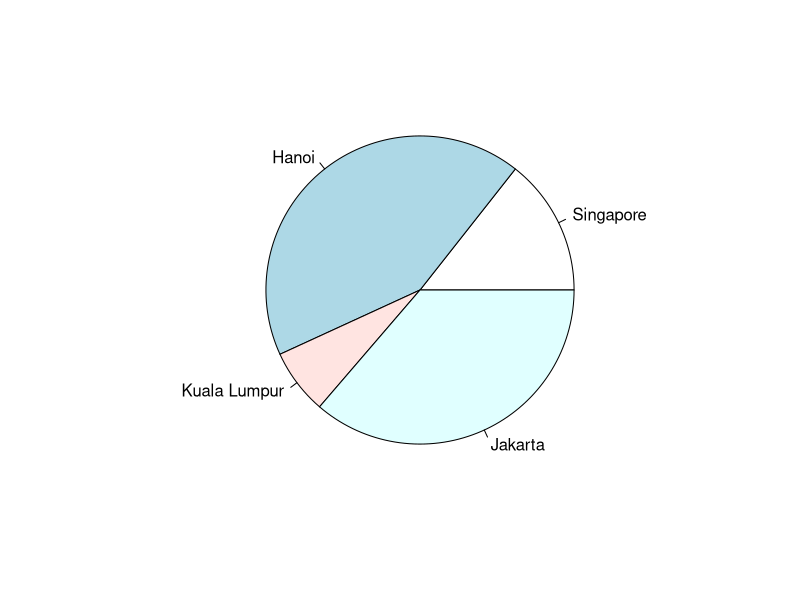
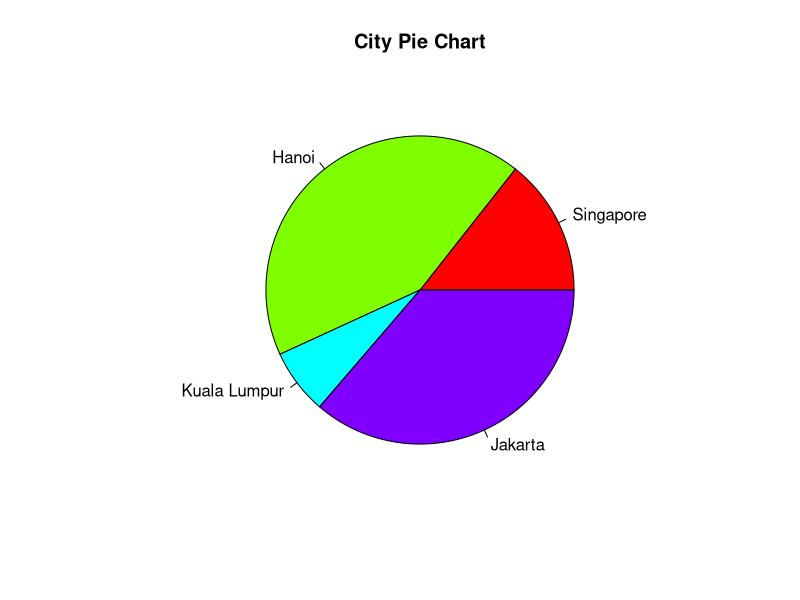
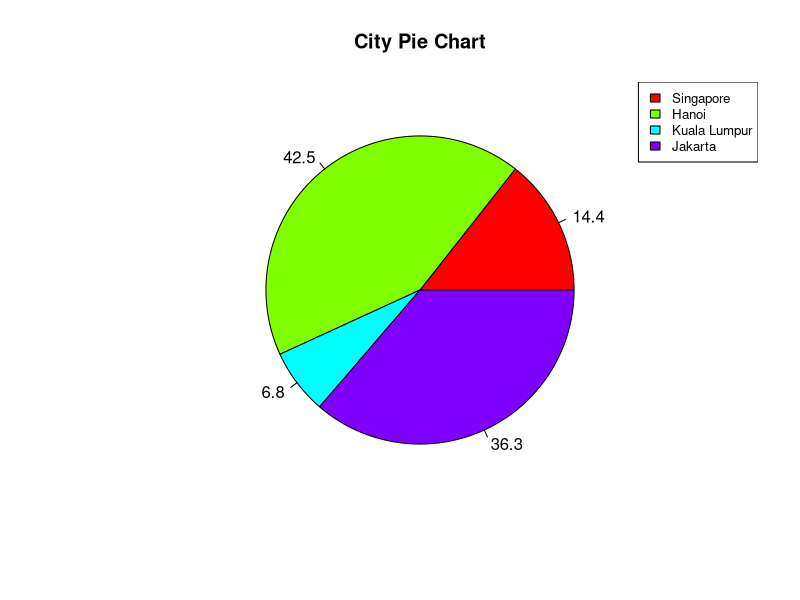
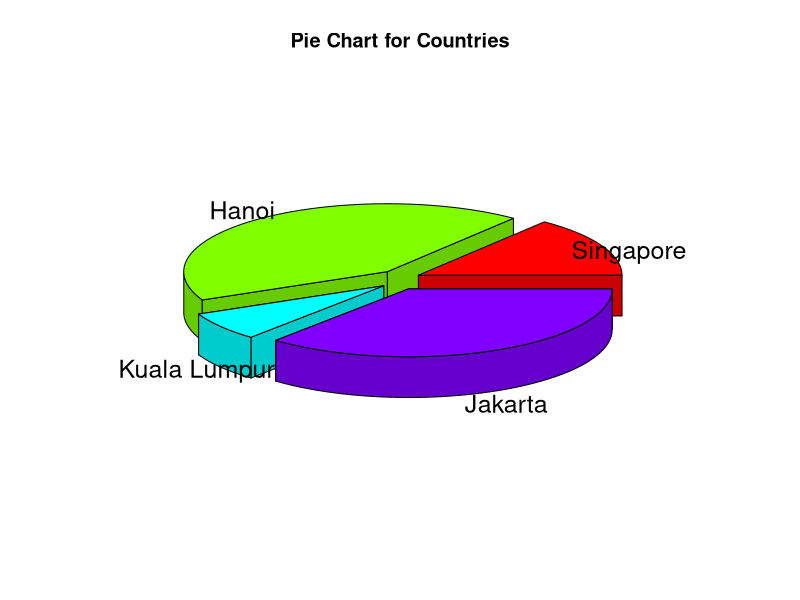
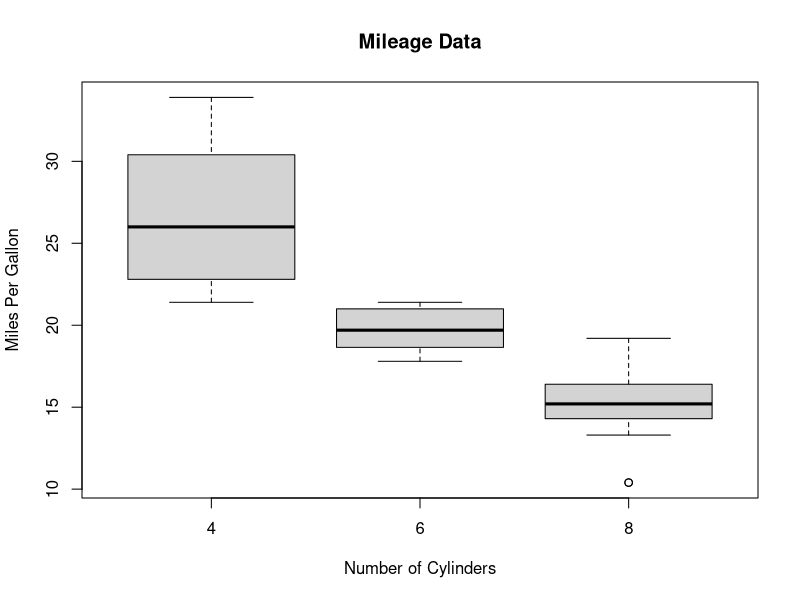
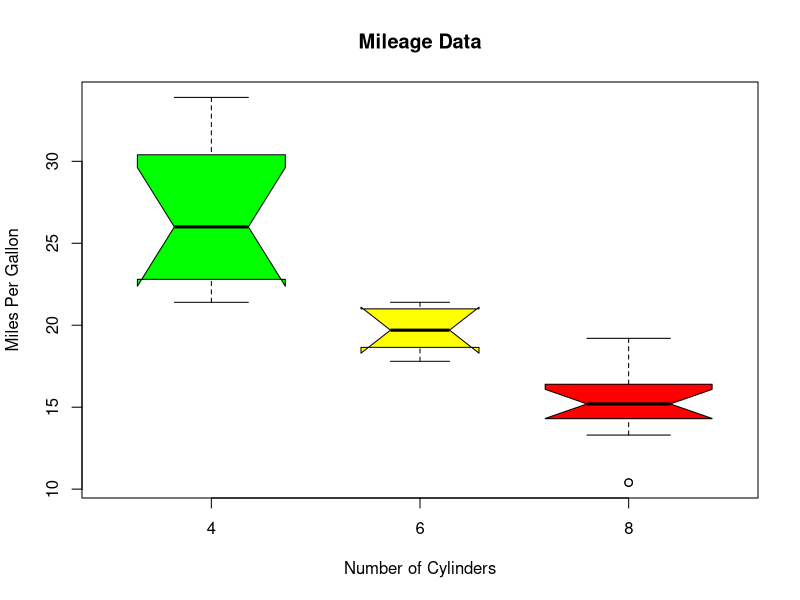
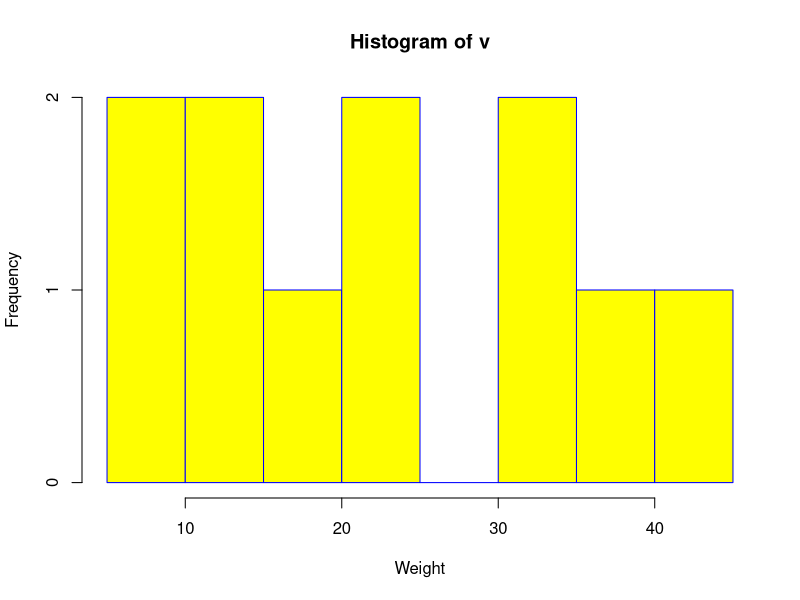
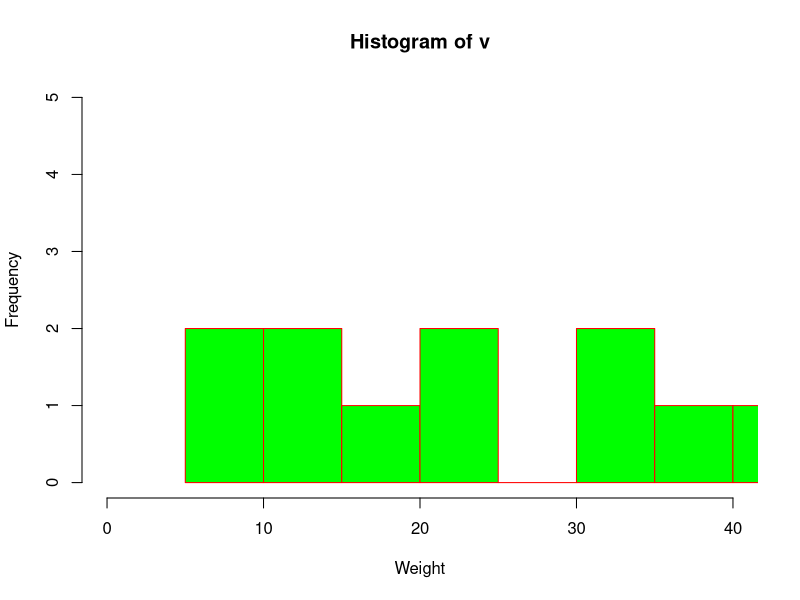

The R script that drew these images, in order:
#1.1
#data() #Basically lists out the datasets we can use in R

#1.2
data(mtcars)
print(head(mtcars, 10)) #Displays first 10 rows

#Store 2 column in a variable
input <- mtcars[,c('mpg', 'cyl')]
print(head(input)) #First 5 rows

#2.1
#demo(graphics)
#demo(image)

#2.2
x <- c(21, 62, 10, 53)
labels <- c("Singapore", "Hanoi", "Kuala Lumpur", "Jakarta")

#Plot
pie(x, labels)

#2.3 Pie Chart with rainbows set of colours
pie(x, labels, main = "City Pie Chart", col = rainbow(length(x)))

#2.4 With percentage and chart legend
piepercent <- round(100 * x / sum(x), 1)
pie(x, labels = piepercent, main = "City Pie Chart", col = rainbow(length(x)))
legend("topright", c("Singapore", "Hanoi", "Kuala Lumpur", "Jakarta"), cex = 0.8, fill = rainbow(length(x)))

#2.5 3D Pie Chart
library(plotrix)
pie3D(x, labels = labels, explode = 0.1, main = "Pie Chart for Countries")

#2.6 Box Plots
boxplot(mpg ~ cyl, data = mtcars, xlab = "Number of Cylinders", ylab = "Miles Per Gallon", main = "Mileage Data")

#2.7 Box Plot with a Notch
boxplot(mpg ~ cyl, data = mtcars,
        xlab = "Number of Cylinders",
        ylab = "Miles Per Gallon",
        main = "Mileage Data",
        notch = TRUE,
        varwidth = TRUE,
        col = c("green", "yellow", "red"))
        #names = c("High, Medium, Low"))

#2.8 Histogram
v <- c(9, 13, 21, 8, 36, 22, 12, 41, 31, 33, 19)
hist(v, xlab = "Weight", col = "yellow", border = "blue")

#2.9 Histogram with Range of X and Y
v <- c(9, 13, 21, 8, 36, 22, 12, 41, 31, 33, 19)
hist(v, xlab = "Weight", col = "green", border = "red", xlim = c(0,40), ylim = c(0,5), breaks = 5) 

#2.10 Scatter Plot
input <- mtcars[,c('wt','mpg')]
plot(x = input$wt, y = input$mpg,
     xlab = "Weight",
     ylab = "Mileage",
     xlim = c(2.5, 5),
     ylim = c(15, 30),
     main = "Weight vs Mileage")

#2.11 Scatter Plot Matrices
pairs(~wt + mpg + disp + cyl, data = mtcars, 
      main = "Scatterplot Matrix") 

#2.12 Bar Chart
H <- c(7, 12, 28, 3, 41)
barplot(H, main = "Bar Chart") 

#2.13 Create Bar Chart Labels, Title & Colors
H <- c(7, 12, 28, 3, 41)
M <- c("Mar", "Apr", "May", "Jun", "Jul")
barplot(H, names.arg=M, xlab="Month", ylab="Revenue", col="blue", main="Revenue chart", border="red")

